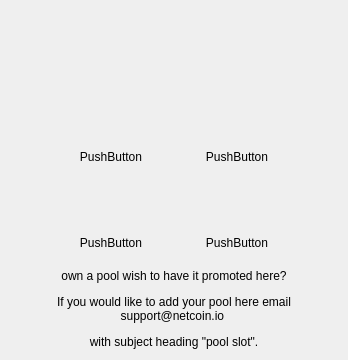
        <widget class="QWidget" name="tab_7">
         <attribute name="title">
          <string>Stake Pools</string>
         </attribute>
         <layout class="QGridLayout" name="gridLayout">
          <item row="1" column="0">
           <widget class="QLabel" name="poolfooter">
            <property name="sizePolicy">
             <sizepolicy hsizetype="Expanding" vsizetype="Preferred">
              <horstretch>0</horstretch>
              <verstretch>0</verstretch>
             </sizepolicy>
            </property>
            <property name="minimumSize">
             <size>
              <width>0</width>
              <height>60</height>
             </size>
            </property>
            <property name="cursor">
             <cursorShape>IBeamCursor</cursorShape>
            </property>
            <property name="styleSheet">
             <string notr="true">background:transparent</string>
            </property>
            <property name="text">
             <string>&lt;html&gt;&lt;head/&gt;&lt;body&gt;&lt;p align=&quot;center&quot;&gt;own a pool wish to have it promoted here?&lt;/p&gt;&lt;p align=&quot;center&quot;&gt;If you would like to add your pool here email support@netcoin.io &lt;/p&gt;&lt;p align=&quot;center&quot;&gt;with subject heading &amp;quot;pool slot&amp;quot;.&lt;/p&gt;&lt;/body&gt;&lt;/html&gt;</string>
            </property>
            <property name="wordWrap">
             <bool>true</bool>
            </property>
            <property name="textInteractionFlags">
             <set>Qt::TextSelectableByKeyboard|Qt::TextSelectableByMouse</set>
            </property>
           </widget>
          </item>
          <item row="0" column="0">
           <layout class="QGridLayout" name="gridLayout_8">
            <item row="5" column="6">
             <widget class="QPushButton" name="poolButton_6">
              <property name="maximumSize">
               <size>
                <width>164</width>
                <height>67</height>
               </size>
              </property>
              <property name="text">
               <string>PushButton</string>
              </property>
              <property name="autoDefault">
               <bool>true</bool>
              </property>
              <property name="flat">
               <bool>true</bool>
              </property>
             </widget>
            </item>
            <item row="5" column="4">
             <widget class="QPushButton" name="poolButton_5">
              <property name="maximumSize">
               <size>
                <width>164</width>
                <height>67</height>
               </size>
              </property>
              <property name="text">
               <string>PushButton</string>
              </property>
              <property name="autoDefault">
               <bool>true</bool>
              </property>
              <property name="flat">
               <bool>true</bool>
              </property>
             </widget>
            </item>
            <item row="1" column="4">
             <widget class="QPushButton" name="poolButton_1">
              <property name="sizePolicy">
               <sizepolicy hsizetype="Expanding" vsizetype="Preferred">
                <horstretch>0</horstretch>
                <verstretch>0</verstretch>
               </sizepolicy>
              </property>
              <property name="minimumSize">
               <size>
                <width>0</width>
                <height>0</height>
               </size>
              </property>
              <property name="maximumSize">
               <size>
                <width>164</width>
                <height>67</height>
               </size>
              </property>
              <property name="toolTip">
               <string>&lt;html&gt;&lt;head/&gt;&lt;body&gt;&lt;p&gt;&lt;img src=&quot;:/toolTip/res/tooltips/exchangeTooltip.png&quot;/&gt;&lt;/p&gt;&lt;/body&gt;&lt;/html&gt;</string>
              </property>
              <property name="layoutDirection">
               <enum>Qt::LeftToRight</enum>
              </property>
              <property name="autoFillBackground">
               <bool>false</bool>
              </property>
              <property name="text">
               <string/>
              </property>
              <property name="icon">
               <iconset resource="../bitcoin.qrc">
                <normaloff>:/images/res/images/stakeminers.png</normaloff>:/images/res/images/stakeminers.png</iconset>
              </property>
              <property name="iconSize">
               <size>
                <width>164</width>
                <height>67</height>
               </size>
              </property>
              <property name="autoDefault">
               <bool>true</bool>
              </property>
              <property name="flat">
               <bool>true</bool>
              </property>
             </widget>
            </item>
            <item row="1" column="6">
             <widget class="QPushButton" name="poolButton_2">
              <property name="sizePolicy">
               <sizepolicy hsizetype="Expanding" vsizetype="Preferred">
                <horstretch>0</horstretch>
                <verstretch>0</verstretch>
               </sizepolicy>
              </property>
              <property name="minimumSize">
               <size>
                <width>0</width>
                <height>0</height>
               </size>
              </property>
              <property name="maximumSize">
               <size>
                <width>164</width>
                <height>67</height>
               </size>
              </property>
              <property name="toolTip">
               <string>&lt;html&gt;&lt;head/&gt;&lt;body&gt;&lt;p&gt;&lt;br/&gt;&lt;/p&gt;&lt;/body&gt;&lt;/html&gt;</string>
              </property>
              <property name="layoutDirection">
               <enum>Qt::LeftToRight</enum>
              </property>
              <property name="autoFillBackground">
               <bool>false</bool>
              </property>
              <property name="text">
               <string/>
              </property>
              <property name="icon">
               <iconset resource="../bitcoin.qrc">
                <normaloff>:/images/res/images/ispace_logo.png</normaloff>:/images/res/images/ispace_logo.png</iconset>
              </property>
              <property name="iconSize">
               <size>
                <width>164</width>
                <height>67</height>
               </size>
              </property>
              <property name="autoDefault">
               <bool>true</bool>
              </property>
              <property name="flat">
               <bool>true</bool>
              </property>
             </widget>
            </item>
            <item row="0" column="1">
             <spacer name="verticalSpacer_33">
              <property name="orientation">
               <enum>Qt::Vertical</enum>
              </property>
              <property name="sizeType">
               <enum>QSizePolicy::Minimum</enum>
              </property>
              <property name="sizeHint" stdset="0">
               <size>
                <width>20</width>
                <height>40</height>
               </size>
              </property>
             </spacer>
            </item>
            <item row="3" column="1">
             <spacer name="verticalSpacer_9">
              <property name="orientation">
               <enum>Qt::Vertical</enum>
              </property>
              <property name="sizeHint" stdset="0">
               <size>
                <width>20</width>
                <height>40</height>
               </size>
              </property>
             </spacer>
            </item>
            <item row="5" column="1">
             <spacer name="verticalSpacer_4">
              <property name="orientation">
               <enum>Qt::Vertical</enum>
              </property>
              <property name="sizeHint" stdset="0">
               <size>
                <width>20</width>
                <height>40</height>
               </size>
              </property>
             </spacer>
            </item>
            <item row="0" column="5">
             <spacer name="horizontalSpacer_20">
              <property name="orientation">
               <enum>Qt::Horizontal</enum>
              </property>
              <property name="sizeHint" stdset="0">
               <size>
                <width>40</width>
                <height>20</height>
               </size>
              </property>
             </spacer>
            </item>
            <item row="2" column="1">
             <spacer name="verticalSpacer_11">
              <property name="orientation">
               <enum>Qt::Vertical</enum>
              </property>
              <property name="sizeHint" stdset="0">
               <size>
                <width>20</width>
                <height>40</height>
               </size>
              </property>
             </spacer>
            </item>
            <item row="4" column="1">
             <spacer name="verticalSpacer_10">
              <property name="orientation">
               <enum>Qt::Vertical</enum>
              </property>
              <property name="sizeHint" stdset="0">
               <size>
                <width>20</width>
                <height>40</height>
               </size>
              </property>
             </spacer>
            </item>
            <item row="0" column="6">
             <spacer name="horizontalSpacer_23">
              <property name="orientation">
               <enum>Qt::Horizontal</enum>
              </property>
              <property name="sizeHint" stdset="0">
               <size>
                <width>40</width>
                <height>20</height>
               </size>
              </property>
             </spacer>
            </item>
            <item row="5" column="7">
             <spacer name="horizontalSpacer_32">
              <property name="orientation">
               <enum>Qt::Horizontal</enum>
              </property>
              <property name="sizeHint" stdset="0">
               <size>
                <width>40</width>
                <height>20</height>
               </size>
              </property>
             </spacer>
            </item>
            <item row="5" column="2">
             <spacer name="horizontalSpacer_31">
              <property name="orientation">
               <enum>Qt::Horizontal</enum>
              </property>
              <property name="sizeHint" stdset="0">
               <size>
                <width>40</width>
                <height>20</height>
               </size>
              </property>
             </spacer>
            </item>
            <item row="1" column="1">
             <spacer name="verticalSpacer_5">
              <property name="orientation">
               <enum>Qt::Vertical</enum>
              </property>
              <property name="sizeHint" stdset="0">
               <size>
                <width>20</width>
                <height>40</height>
               </size>
              </property>
             </spacer>
            </item>
            <item row="0" column="4">
             <spacer name="horizontalSpacer_13">
              <property name="orientation">
               <enum>Qt::Horizontal</enum>
              </property>
              <property name="sizeHint" stdset="0">
               <size>
                <width>40</width>
                <height>20</height>
               </size>
              </property>
             </spacer>
            </item>
            <item row="0" column="7">
             <spacer name="horizontalSpacer_14">
              <property name="orientation">
               <enum>Qt::Horizontal</enum>
              </property>
              <property name="sizeHint" stdset="0">
               <size>
                <width>40</width>
                <height>20</height>
               </size>
              </property>
             </spacer>
            </item>
            <item row="0" column="2">
             <spacer name="horizontalSpacer_19">
              <property name="orientation">
               <enum>Qt::Horizontal</enum>
              </property>
              <property name="sizeHint" stdset="0">
               <size>
                <width>40</width>
                <height>20</height>
               </size>
              </property>
             </spacer>
            </item>
            <item row="5" column="8">
             <spacer name="verticalSpacer_12">
              <property name="orientation">
               <enum>Qt::Vertical</enum>
              </property>
              <property name="sizeHint" stdset="0">
               <size>
                <width>20</width>
                <height>40</height>
               </size>
              </property>
             </spacer>
            </item>
            <item row="3" column="4">
             <widget class="QPushButton" name="poolButton_3">
              <property name="maximumSize">
               <size>
                <width>164</width>
                <height>67</height>
               </size>
              </property>
              <property name="text">
               <string>PushButton</string>
              </property>
              <property name="autoDefault">
               <bool>true</bool>
              </property>
              <property name="flat">
               <bool>true</bool>
              </property>
             </widget>
            </item>
            <item row="3" column="6">
             <widget class="QPushButton" name="poolButton_4">
              <property name="maximumSize">
               <size>
                <width>164</width>
                <height>67</height>
               </size>
              </property>
              <property name="text">
               <string>PushButton</string>
              </property>
              <property name="autoDefault">
               <bool>true</bool>
              </property>
              <property name="flat">
               <bool>true</bool>
              </property>
             </widget>
            </item>
           </layout>
          </item>
         </layout>
        </widget>
